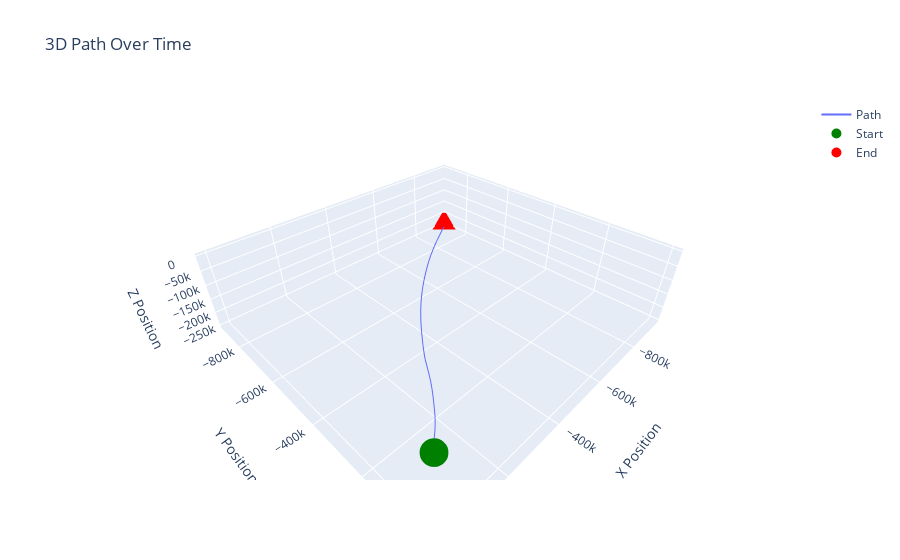
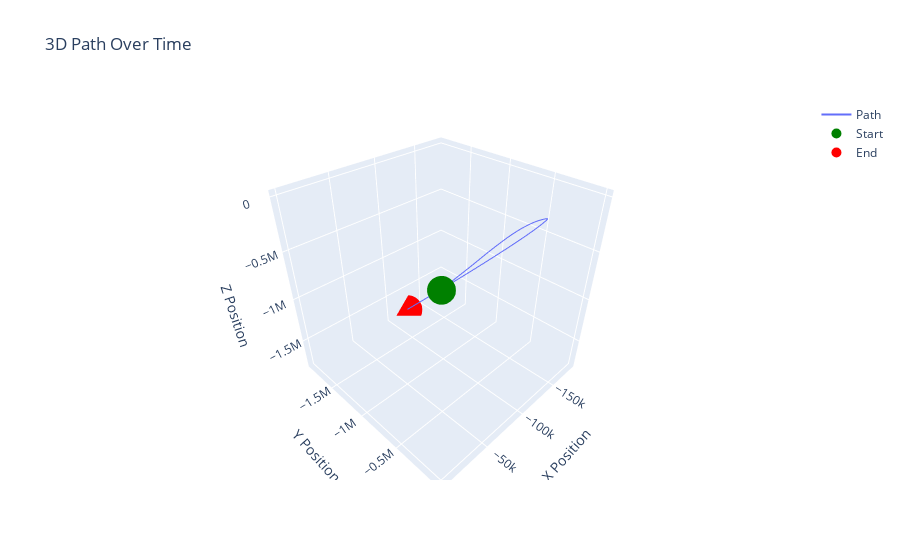

Here is the notebook cell these charts were saved with, in order:
### Markdown cell above
# Menu

### Code cell
# Get the list of subdirectories
participants = [d for d in os.listdir('trialData')]

# Create the participant dropdown widget with subdirectories as options
selected_participant = widgets.Dropdown(
    options=participants,
    value=participants[0] if participants else None,
    description='Participant:',
    disabled=False,
)

# Display the participant dropdown
display(selected_participant)

# Function to handle participant changes
def on_participant_change(change):
    if change['type'] == 'change' and change['name'] == 'value':
        selected_participant = change['new']
        # print(f'Selected participant: {selected_participant}')
        
        # Update the trial dropdown based on the selected participant
        trials = [d for d in os.listdir(f'trialData/{selected_participant}')]
        selected_trial.options = trials
        selected_trial.value = trials[0] if trials else None

# Attach the handler to the participant dropdown
selected_participant.observe(on_participant_change, names='value')

# Initial list of trials for the default participant
trials = [d for d in os.listdir(f'trialData/{selected_participant.value}')]

# Create the trial dropdown widget with subdirectories as options
selected_trial = widgets.Dropdown(
    options=trials,
    value=trials[0] if trials else None,
    description='Trial:',
    disabled=False,
)

output = widgets.Output()
# Display the trial dropdown
display(selected_trial)
display(output)

# Function to handle trial changes
def on_trial_change(change):
    global eg_measurements
    global filtered_df
    if change['type'] == 'change' and change['name'] == 'value':
        with output:
            clear_output(wait=True)
            display(HTML(f'<b>Getting measurements from "trialData/{selected_participant.value}/{change["new"]}":</b>'))
            # print('\n')
            trial_path = f'trialData/{selected_participant.value}/{change["new"]}'
            eg_df = pd.read_csv(trial_path, index_col=0)
            eg_imu = imuData('egIMU', eg_df, 4)
            eg_measurements = eg_imu.measurements
            display(eg_measurements)
            testKF = testKF6()
            filtered_data = []
            gravity = 9.8
            deg2rad = math.pi/180
            zconvesion = np.diag([gravity]*3 + [deg2rad]*3)
            for k, z in eg_measurements.iterrows():
                z = z.to_numpy().reshape(-1, 1)
                z = zconvesion @ z
                testKF.predict()
                filtered_state = testKF.update(z)
                filtered_data.append(filtered_state)
                
                if int(k) > 1000:
                    break

            # pd.DataFrame(filtered_data)
            filtered_data = np.array(filtered_data)
            filtered_data = filtered_data.reshape(filtered_data.shape[0], 16)
            filtered_df = pd.DataFrame(filtered_data)
            filtered_df.columns = ['pN', 'pE', 'pD', 'vN', 'vE', 'vD', 'aN',
                                    'aE', 'aD', 'q0', 'q1', 'q2', 'q3', 'wN', 'wE', 'wD']
        plot_path(filtered_df)

        # print(f'Participant: {selected_participant.value}    Trial: {selected_trial.value}', end='\r')

# Attach the handler to the trial dropdown
selected_trial.observe(on_trial_change, names='value')

### Figure 1 — Plotly figure (JSON) as saved in the notebook; plotly's stock layout.template omitted (floating-point values rounded to 4 significant figures; data arrays with more than 128 entries replaced by an {"elided": "..."} marker saying what was removed)
{"data": [{"mode": "lines", "name": "Path", "type": "scatter3d", "x": {"elided": "1002 float values"}, "y": {"elided": "1002 float values"}, "z": {"elided": "1002 float values"}}, {"marker": {"color": "green", "size": 10}, "mode": "markers", "name": "Start", "type": "scatter3d", "x": [0], "y": [0], "z": [0]}, {"marker": {"color": "red", "size": 10}, "mode": "markers", "name": "End", "type": "scatter3d", "x": [-936000.0], "y": [-900600.0], "z": [-251700.0]}], "layout": {"scene": {"xaxis": {"title": {"text": "X Position"}}, "yaxis": {"title": {"text": "Y Position"}}, "zaxis": {"title": {"text": "Z Position"}}}, "showlegend": true, "title": {"text": "3D Path Over Time"}}}

### Figure 2 — Plotly figure (JSON) as saved in the notebook; plotly's stock layout.template omitted (floating-point values rounded to 4 significant figures; data arrays with more than 128 entries replaced by an {"elided": "..."} marker saying what was removed)
{"data": [{"mode": "lines", "name": "Path", "type": "scatter3d", "x": {"elided": "1002 float values"}, "y": {"elided": "1002 float values"}, "z": {"elided": "1002 float values"}}, {"marker": {"color": "green", "size": 10}, "mode": "markers", "name": "Start", "type": "scatter3d", "x": [0], "y": [0], "z": [0]}, {"marker": {"color": "red", "size": 10}, "mode": "markers", "name": "End", "type": "scatter3d", "x": [-125000.0], "y": [-1873000.0], "z": [-1785000.0]}], "layout": {"scene": {"xaxis": {"title": {"text": "X Position"}}, "yaxis": {"title": {"text": "Y Position"}}, "zaxis": {"title": {"text": "Z Position"}}}, "showlegend": true, "title": {"text": "3D Path Over Time"}}}
